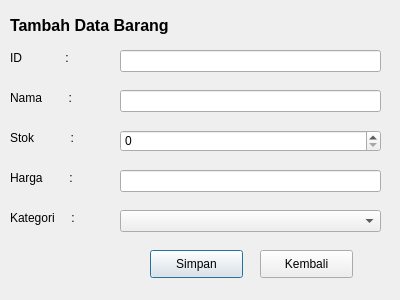
<?xml version="1.0" encoding="UTF-8"?>
<ui version="4.0">
 <class>Dialog</class>
 <widget class="QDialog" name="Dialog">
  <property name="geometry">
   <rect>
    <x>0</x>
    <y>0</y>
    <width>400</width>
    <height>300</height>
   </rect>
  </property>
  <property name="windowTitle">
   <string>Dialog</string>
  </property>
  <widget class="QLabel" name="label_5">
   <property name="geometry">
    <rect>
     <x>10</x>
     <y>170</y>
     <width>91</width>
     <height>16</height>
    </rect>
   </property>
   <property name="text">
    <string>Harga        :</string>
   </property>
  </widget>
  <widget class="QLabel" name="label">
   <property name="geometry">
    <rect>
     <x>10</x>
     <y>10</y>
     <width>211</width>
     <height>31</height>
    </rect>
   </property>
   <property name="font">
    <font>
     <pointsize>12</pointsize>
     <weight>75</weight>
     <bold>true</bold>
    </font>
   </property>
   <property name="text">
    <string>Tambah Data Barang</string>
   </property>
  </widget>
  <widget class="QLabel" name="label_2">
   <property name="geometry">
    <rect>
     <x>10</x>
     <y>50</y>
     <width>91</width>
     <height>16</height>
    </rect>
   </property>
   <property name="text">
    <string>ID             :</string>
   </property>
  </widget>
  <widget class="QLabel" name="label_3">
   <property name="geometry">
    <rect>
     <x>10</x>
     <y>90</y>
     <width>91</width>
     <height>16</height>
    </rect>
   </property>
   <property name="text">
    <string>Nama        :</string>
   </property>
  </widget>
  <widget class="QLineEdit" name="lineEdit">
   <property name="geometry">
    <rect>
     <x>120</x>
     <y>50</y>
     <width>261</width>
     <height>22</height>
    </rect>
   </property>
  </widget>
  <widget class="QLabel" name="label_4">
   <property name="geometry">
    <rect>
     <x>10</x>
     <y>130</y>
     <width>91</width>
     <height>16</height>
    </rect>
   </property>
   <property name="text">
    <string>Stok           :</string>
   </property>
  </widget>
  <widget class="QLineEdit" name="lineEdit_2">
   <property name="geometry">
    <rect>
     <x>120</x>
     <y>90</y>
     <width>261</width>
     <height>22</height>
    </rect>
   </property>
  </widget>
  <widget class="QSpinBox" name="spinBox">
   <property name="geometry">
    <rect>
     <x>120</x>
     <y>130</y>
     <width>261</width>
     <height>22</height>
    </rect>
   </property>
  </widget>
  <widget class="QPushButton" name="pushButton">
   <property name="geometry">
    <rect>
     <x>150</x>
     <y>250</y>
     <width>93</width>
     <height>28</height>
    </rect>
   </property>
   <property name="text">
    <string>Simpan</string>
   </property>
  </widget>
  <widget class="QPushButton" name="pushButton_2">
   <property name="geometry">
    <rect>
     <x>260</x>
     <y>250</y>
     <width>93</width>
     <height>28</height>
    </rect>
   </property>
   <property name="text">
    <string>Kembali</string>
   </property>
  </widget>
  <widget class="QLineEdit" name="lineEdit_4">
   <property name="geometry">
    <rect>
     <x>120</x>
     <y>170</y>
     <width>261</width>
     <height>22</height>
    </rect>
   </property>
  </widget>
  <widget class="QLabel" name="label_6">
   <property name="geometry">
    <rect>
     <x>10</x>
     <y>210</y>
     <width>91</width>
     <height>16</height>
    </rect>
   </property>
   <property name="text">
    <string>Kategori     :</string>
   </property>
  </widget>
  <widget class="QComboBox" name="comboBox">
   <property name="geometry">
    <rect>
     <x>120</x>
     <y>210</y>
     <width>261</width>
     <height>22</height>
    </rect>
   </property>
  </widget>
 </widget>
 <resources/>
 <connections/>
</ui>
